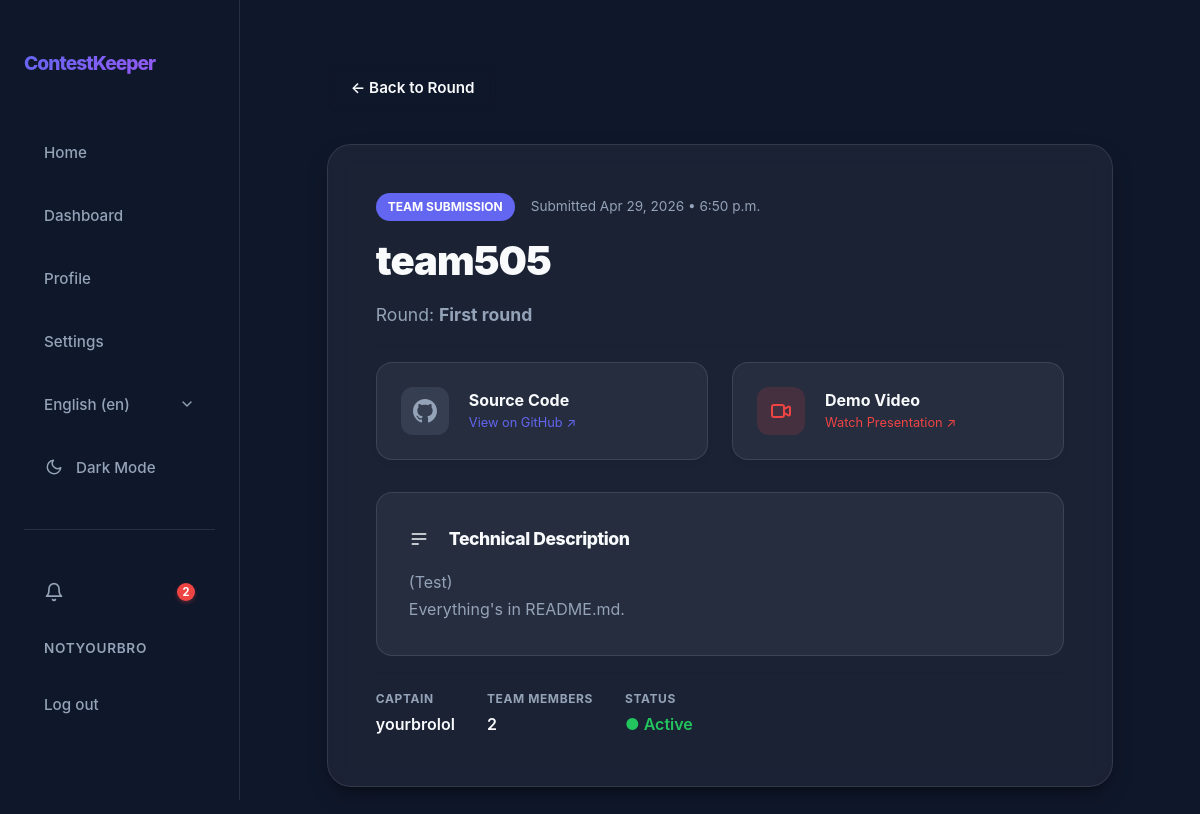
Screenshot of /en/contests/16/rounds/4/submissions/5/ (signed in) with the database file from the repository.
### app/models.py (models this page shows, shortened)
class User(AbstractUser):
    class Role(models.TextChoices):
        ORGANIZER = "ORGANIZER", _("Organizer")
        JURY = "JURY", _("Jury")
        PARTICIPANT = "PARTICIPANT", _("Participant")
    username = models.CharField(max_length=20, unique=True)
    bio = models.CharField(max_length=200, blank=True)
    role = models.CharField(choices=Role.choices, default=Role.PARTICIPANT)
    def is_organizer(self):
        return self.role == self.Role.ORGANIZER
    def is_jury(self):
        return self.role == self.Role.JURY

class Submission(models.Model):
    round = models.ForeignKey(Round, on_delete=models.CASCADE, related_name="submissions")
    team = models.ForeignKey(Team, on_delete=models.CASCADE, related_name="submissions")
    github_url = models.URLField(help_text="Link to GitHub repository")
    video_url = models.URLField(help_text="Link to video demo (YouTube, Drive, etc.)")
    live_demo_url = models.URLField(blank=True, help_text="Link to live demo (optional)")
    description = models.TextField(max_length=2000, blank=True, help_text="Short description: what was done, how to run")
    submitted_at = models.DateTimeField(auto_now_add=True)
    updated_at = models.DateTimeField(auto_now=True)
    class Meta:
        unique_together = ('round', 'team')  # one submission per team per round

class Team(models.Model):
    class Status(models.TextChoices):
        DRAFT = "DRAFT", _("Draft")
        ACTIVE = "ACTIVE", _("Active")
    name = models.CharField(max_length=100)
    description = models.TextField(max_length=200, blank=True)
    status = models.CharField(choices=Status.choices, default=Status.DRAFT)
    participants = models.ManyToManyField(User, related_name="participated_teams")
    captain = models.ForeignKey(User, on_delete=models.CASCADE, related_name="captained_teams", null=True, blank=True)
    blacklisted_members = models.ManyToManyField(User, related_name="blacklisted_from_teams", blank=True)
    organization = models.CharField(max_length=100, blank=True)
    telegram_link = models.URLField(blank=True)
    discord_link = models.URLField(blank=True)
    website_link = models.URLField(blank=True)

class Round(models.Model):
    class Status(models.TextChoices):
        DRAFT = "DRAFT", _("Draft")
        ACTIVE = "ACTIVE", _("Active")
        SUBMISSION_CLOSED = "SUBMISSION_CLOSED", _("Submission Closed")
        EVALUATED = "EVALUATED", _("Evaluated")
    contest = models.ForeignKey(Contest, on_delete=models.CASCADE, related_name="rounds")
    title = models.CharField(max_length=200)
    description = models.TextField()
    tech_requirements = models.TextField()
    must_have = models.JSONField(default=list, help_text="List of required checklist items")
    start_time = models.DateTimeField()
    deadline = models.DateTimeField()
    materials = models.JSONField(default=list, blank=True, null=True, help_text="List of {label, url}")
    status = models.CharField(max_length=20, choices=Status.choices, default=Status.DRAFT)
    order = models.PositiveIntegerField(default=0, help_text="Round number within contest")
    created_by = models.ForeignKey(User, on_delete=models.SET_NULL, null=True, related_name="created_rounds")
    created_at = models.DateTimeField(auto_now_add=True)
    class Meta:
        ordering = ["contest", "order", "created_at"]
        unique_together = ("contest", "order")
    def is_open(self):
        from django.utils import timezone
        now = timezone.now()
        return self.status == self.Status.ACTIVE and self.start_time <= now and self.deadline > now

### app/views/views_submission.py (the view, shortened to what this page needs)
# urls.py: path("<int:pk>/rounds/<int:round_id>/submissions/<int:sub_pk>/", views.SubmissionDetailView.as_view(), name="submission_detail"),
class SubmissionDetailView(RedirectToRegisterMixin, DetailView):
    model = Submission
    template_name = "app/submissions/submission_detail.html"
    context_object_name = "submission"
    pk_url_kwarg = "sub_pk"
    def get_object(self, queryset=None):
        submission = super().get_object(queryset)
        user = self.request.user
        contest = submission.round.contest
        is_member = submission.team.participants.filter(pk=user.pk).exists()
        is_organizer = contest.organizer == user
        is_jury = contest.jurys.filter(pk=user.pk).exists()
        if not (is_member or is_organizer or is_jury or user.is_staff):
            raise Http404("You do not have access to this submission.")
        return submission
    def get_context_data(self, **kwargs):
        context = super().get_context_data(**kwargs)
        submission = self.object
        contest = submission.round.contest
        user = self.request.user
        context["contest"] = contest
        context["round"] = submission.round
        is_jury = contest.jurys.filter(pk=user.pk).exists()
        context["is_jury_member"] = is_jury
        if user.is_authenticated:
            first_score = JuryScore.objects.filter(
                contest=contest,
                team=submission.team,
                jury_member=user
            ).first()
            if first_score:
                context["existing_score"] = first_score.score
        return context

### app/context_processors.py (called while the page is built)
def notification_count(request):
    if request.user.is_authenticated:
        return {
            'unread_notification_count': request.user.notifications.filter(is_read=False).count()
        }
    return {'unread_notification_count': 0}

### app/templates/app/submissions/submission_detail.html (shortened to what this page needs)
{% extends 'app/core/base.html' %}
{% load static %}
{% load i18n %}
{% block extra_css %}
<link rel="stylesheet" href="{% static 'css/submissions/submission_detail.css' %}">
{% endblock %}
{% block content %}
<div class="container py-5">
    <div class="div-001">
        <div class="div-009">
            <a href="{% url 'round_detail' contest.pk round.pk %}" class="btn btn-secondary a-002">{% trans "← Back to Round" %}</a>
        </div>
        <div class="glass-card">
            <div class="div-007">
                <div class="div-010">
                    <span class="span-002">{% trans "Team Submission" %}</span>
                    <span class="span-003">{% blocktrans with date=submission.submitted_at|date:"M d, Y • P" %}Submitted {{ date }}{% endblocktrans %}</span>
                </div>
                <h1 class="h1-001">{{ submission.team.name }}</h1>
                <p class="p-001">{% trans "Round:" %} <strong>{{ round.title }}</strong></p>
            </div>
            <div class="div-003">
                <a href="{{ submission.github_url }}" target="_blank" class="link-card">
                    <div class="link-icon icon-git">
                    </div>
                    <div>
                        <div class="div-011">{% trans "Source Code" %}</div>
                        <div class="div-005">{% trans "View on GitHub ↗" %}</div>
                    </div>
                </a>
                <a href="{{ submission.video_url }}" target="_blank" class="link-card">
                    <div class="link-icon icon-video">
                        <svg width="24" height="24" fill="none" stroke="currentColor" viewBox="0 0 24 24"><path stroke-linecap="round" stroke-linejoin="round" stroke-width="2" d="M15 10l4.553-2.276A1 1 0 0121 8.618v6.764a1 1 0 01-1.447.894L15 14M5 18h8a2 2 0 002-2V8a2 2 0 00-2-2H5a2 2 0 00-2 2v8a2 2 0 002 2z"></path></svg>
                    </div>
                    <div>
                        <div class="div-011">{% trans "Demo Video" %}</div>
                        <div class="div-004">{% trans "Watch Presentation ↗" %}</div>
                    </div>
                </a>
            </div>
            <div class="description-box">
                <h3 class="h3-001">
                    <svg fill="none" stroke="currentColor" viewBox="0 0 24 24" class="svg-001"><path stroke-linecap="round" stroke-linejoin="round" stroke-width="2" d="M4 6h16M4 12h16M4 18h7"></path></svg>
                    {% trans "Technical Description" %}
                </h3>
                <div class="div-008">{{ submission.description }}</div>
            </div>
            <div class="div-006">
                <div class="meta-item">
                    <span class="meta-label">{% trans "Captain" %}</span>
                    <span class="meta-value">{{ submission.team.captain.get_full_name|default:submission.team.captain.username }}</span>
                </div>
                <div class="meta-item">
                    <span class="meta-label">{% trans "Team Members" %}</span>
                    <span class="meta-value">{{ submission.team.participants.count }}</span>
                </div>
                <div class="meta-item">
                    <span class="meta-label">{% trans "Status" %}</span>
                    <span class="meta-value span-001">{% trans "● Active" %}</span>
                </div>
            </div>
        </div>
    </div>
</div>
{% endblock %}

### app/templates/app/core/nav.html (shortened to what this page needs)
{% load static i18n %}
<nav id="nav">
    <div class="nav-container">
        <a href="{% url 'home' %}" class="nav-logo">ContestKeeper</a>
        <div class="nav-links">
            <button data-url="{% url 'home' %}" class="nav-link" id="homeBtn">{% trans "Home" %}</button>
            <button data-url="{% url 'dashboard' %}" class="nav-link" id="dashboardBtn">{% trans "Dashboard" %}</button>
            <button data-url="{% url 'profile' %}" class="nav-link" id="profileBtn">{% trans "Profile" %}</button>
            <button data-url="{% url 'settings' %}" class="nav-link" id="settingsBtn">{% trans "Settings" %}</button>
            <div class="nav-lang-switcher">
                <form action="{% url 'set_language' %}" method="post" class="form-001">
                    <select name="language" onchange="this.form.submit()" class="nav-lang-select" aria-label="{% trans 'Select language' %}">
                        {% get_current_language as LANGUAGE_CODE %}
                        {% get_available_languages as LANGUAGES %}
                        {% get_language_info_list for LANGUAGES as languages %}
                        {% for language in languages %}
                            <option value="{{ language.code }}"{% if language.code == LANGUAGE_CODE %} selected{% endif %}>
                                {{ language.name_local }} ({{ language.code }})
                            </option>
                        {% endfor %}
                    </select>
                </form>
            </div>
            <button id="themeToggle" class="nav-link" aria-label="{% trans 'Toggle theme' %}">
                <svg id="themeIcon" width="18" height="18" viewBox="0 0 24 24" fill="none" stroke="currentColor" stroke-width="2" stroke-linecap="round" stroke-linejoin="round" class="svg-001">
                    <path d="M21 12.79A9 9 0 1 1 11.21 3 7 7 0 0 0 21 12.79z"></path>
                </svg>
                <span id="themeText">{% if request.COOKIES.theme == 'light' %}{% trans "Light Mode" %}{% else %}{% trans "Dark Mode" %}{% endif %}</span>
            </button>
            <hr class="nav-auth-divider">
            {% if user.is_authenticated %}
            <button data-url="{% url 'notification_list' %}" class="nav-link notification-btn" id="notificationsBtn" aria-label="{% trans 'Notifications' %}">
                <svg width="20" height="20" viewBox="0 0 24 24" fill="none" stroke="currentColor" stroke-width="2" stroke-linecap="round" stroke-linejoin="round">
                    <path d="M18 8A6 6 0 0 0 6 8c0 7-3 9-3 9h18s-3-2-3-9"></path>
                    <path d="M13.73 21a2 2 0 0 1-3.46 0"></path>
                </svg>
                {% if unread_notification_count %}
                <span class="notification-badge">{{ unread_notification_count }}</span>
                {% endif %}
            </button>
            <span class="nav-user">{{ user.username }}</span>
            <form method="post" action="{% url 'logout' %}" class="nav-logout-form">
                <button type="submit" class="nav-link">{% trans "Log out" %}</button>
            </form>
            {% else %}
            <a href="{% url 'register' %}" class="nav-link">{% trans "Register" %}</a>
            <a href="{% url 'login' %}" class="nav-link">{% trans "Log in" %}</a>
            {% endif %}
        </div>
    </div>
</nav>

### app/static/css/core/common.css (style rules this page uses)
:root { --nav-width: 260px; --primary: #6366f1; --primary-rgb: 99, 102, 241; --primary-hover: #4f46e5; --secondary: #a855f7; --bg-dark: #0f172a; --bg-card: var(--glass-light); --text-main: #f8fafc; --text-muted: #94a3b8; --border: rgba(var(--white-rgb), 0.1); --glass: var(--glass-light); --glass-hover: rgba(var(--white-rgb), 0.1); --bg-card-hover: rgba(var(--bg-dark-rgb), 0.95); --input-bg: var(--bg-navy-medium); --input-bg-focus: var(--bg-navy-solid); --input-text: #ffffff; --shadow-lg: 0 10px 25px -5px var(--shadow-intensity-dark), 0 8px 10px -6px var(--shadow-intensity-dark); --success: #22c55e; --success-rgb: 34, 197, 94; --error: #ef4444; --error-rgb: 239, 68, 68; --warning: #f59e0b; --warning-rgb: 245, 158, 11; --info: #3b82f6; --info-rgb: 59, 130, 246; --slate-rgb: 148, 163, 184; --white-rgb: 255, 255, 255; --black-rgb: 0, 0, 0; --bg-primary-tint: rgba(var(--primary-rgb), 0.1); --bg-success-tint: rgba(var(--success-rgb), 0.15); --bg-error-tint: rgba(var(--error-rgb), 0.15); --bg-warning-tint: rgba(var(--warning-rgb), 0.15); --bg-info-tint: rgba(var(--info-rgb), 0.15); --bg-slate-tint: rgba(var(--slate-rgb), 0.15); --overlay-subtle: rgba(var(--black-rgb), 0.05); --overlay-medium: rgba(var(--black-rgb), 0.1); --glass-light: rgba(var(--white-rgb), 0.05); --glass-medium: rgba(var(--white-rgb), 0.3); --glass-border-light: rgba(var(--white-rgb), 0.1); --shadow-brand: var(--shadow-brand); --primary-subtle: rgba(var(--primary-rgb), 0.1); --primary-medium: rgba(var(--primary-rgb), 0.3); --primary-strong: rgba(var(--primary-rgb), 0.4); --bg-dark-rgb: 15, 23, 42; --bg-navy-soft: rgba(var(--bg-dark-rgb), 0.4); --bg-navy-medium: rgba(var(--bg-dark-rgb), 0.6); --bg-navy-solid: rgba(var(--bg-dark-rgb), 0.8); --shadow-intensity-dark: rgba(var(--black-rgb), 0.3); --shadow-faint: rgba(var(--black-rgb), 0.06); --glass-solid-light: rgba(var(--white-rgb), 0.85); --glass-solid-ultra: rgba(var(--white-rgb), 0.95); --white-alpha-02: rgba(var(--white-rgb), 0.02); --white-alpha-03: rgba(var(--white-rgb), 0.03); --white-alpha-07: rgba(var(--white-rgb), 0.07); --white-alpha-20: rgba(var(--white-rgb), 0.20); --hex-primary-1: var(--primary); --hex-primary-2: var(--primary); --hex-indigo-alt: var(--primary); --hex-primary-light: var(--bg-primary-tint); --hex-primary-lightest: var(--bg-primary-tint); --hex-primary-dark: var(--primary-hover); --hex-success-1: var(--success); --hex-success-2: var(--success); --hex-success-3: var(--success); --hex-success-4: var(--success); --hex-success-light: var(--bg-success-tint); --hex-success-dark: var(--success); }
@media (max-width: 1200px) { :root { --nav-width: 240px; } }
* { margin: 0; box-sizing: border-box; }
html { overflow-x: clip; font-size: clamp(16px, 1vw, 5vw); }
body { background-color: var(--bg-dark); color: var(--text-main); font-family: "Inter", -apple-system, BlinkMacSystemFont, "Segoe UI", Roboto, Helvetica, Arial, sans-serif; line-height: 1.6; min-height: 100vh; overflow-x: clip; }
.container { width: min(1280px, 95%); margin: 0 auto; padding: clamp(1rem, 5vw, 2.5rem); }
h1, h2, h3 { color: var(--text-main); letter-spacing: -0.025em; }
.btn { display: inline-flex; align-items: center; justify-content: center; padding: 0.75rem 1.5rem; border-radius: 0.75rem; font-weight: 600; font-size: 0.95rem; font-family: inherit; text-decoration: none; transition: all 0.2s ease; cursor: pointer; border: 1px solid transparent; gap: 0.5rem; }
.btn-secondary { background: var(--bg-slate-tint); color: var(--text-main); border: 1px solid var(--border); backdrop-filter: blur(4px); }
.form-input, input, textarea, select { width: 100%; background: var(--input-bg); border: 1px solid var(--border); border-radius: 0.8rem; padding: 0.8rem 1rem; color: var(--input-text); font-family: inherit; font-size: 1rem; transition: all 0.3s; }

### rows the page displays
User: username "NOTYOURBRO"
Submission: team.name "team505", description "(Test) Everything's in README.md.", team.captain.get_full_name "yourbrolol", team.participants.count "2"
Round: title "First round"

### other values shown
{{ unread_notification_count }} "2"
form field language "English (en)"
